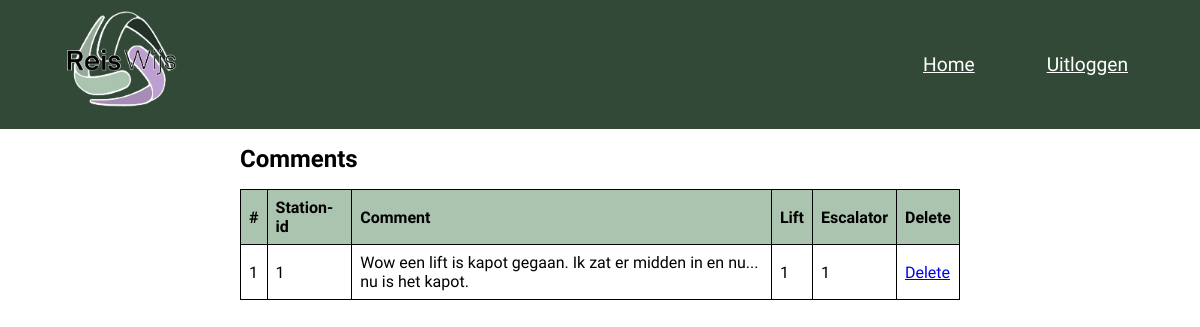
Before: /admin-comments.php with the older database file.
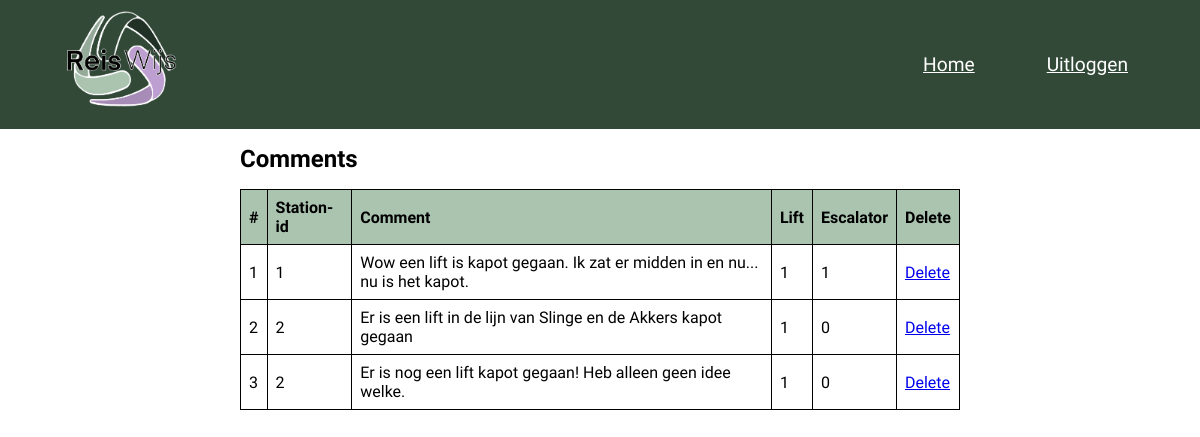
After: the same page with the newer database file.
### tables this page shows
CREATE TABLE `comments` (
  `id` int(11) NOT NULL,
  `station_id` int(10) UNSIGNED NOT NULL,
  `comment` varchar(255) DEFAULT NULL,
  `lift` int(10) UNSIGNED DEFAULT NULL,
  `escalator` int(10) UNSIGNED DEFAULT NULL,
  `datetime` datetime NOT NULL DEFAULT current_timestamp()
);

### admin-comments.php (the view, shortened to what this page needs)
<?php
require_once 'includes/dbconnect.php';
$query = 'SELECT * FROM comments';
$result = mysqli_query($db, $query)
or die ('Error '.mysqli_error($db).' with query '.$query);
$comments = [];
while ($row = mysqli_fetch_assoc($result)) {
    $comments[] = $row;
}
?>
<!doctype html>
<html lang="en">
<head>
    <link rel="stylesheet" href="styles/style.css">
    <link rel="stylesheet" href="styles/admin.css">
</head>
<body>
<header>
    <nav>
        <div>
            <img src="images/logo.PNG" alt="logo" id="logo-image">
        </div>
        <div id="nav-link">
            <div>
                <a href="admin-home.php">Home</a>
            </div>
            <div>
                <a href="logout.php">Uitloggen</a>
            </div>
        </div>
    </nav>
</header>
<main>
    <h2 id="admin-title">Comments</h2>
    <table id="admin-list">
        <tr>
            <th>#</th>
            <th>Station-id</th>
            <th>Comment</th>
            <th>Lift</th>
            <th>Escalator</th>
            <th>Delete</th>
        </tr>
        <?php foreach ($comments as $index => $comment) { ?>
            <tr>
                <td><?= $index + 1 ?></td>
                <td><?= $comment['station_id'] ?></td>
                <td><?= $comment['comment'] ?></td>
                <td><?= $comment['lift'] ?></td>
                <td><?= $comment['escalator'] ?></td>
                <td>
                    <a href="comments-delete.php?id=<?= $comment['id']; ?>">Delete</a>
                </td>
            </tr>
        <?php } ?>
    </table>
</main>
</body>
</html>

### styles/style.css (style rules this page uses)
* { box-sizing: border-box; font-family: "Raleway", sans-serif; }
body { margin: 0; }
nav { background-color: #324938; color: white; margin: 0; padding: 0 5vw; display: flex; justify-content: space-between; align-items: center; }
#nav-link { gap: 4vw; display: flex; }
nav a { color: white; padding: 3vh 1vw; border-radius: 15px; transition: ease-in 0.3s; font-size: 1.2rem; }
#logo-image { width: 125px; padding: 5px; }

### styles/admin.css (style rules this page uses)
#admin-title, #add-station { margin: 2vh 0 2vh 20vw; }
#admin-list { border-collapse: collapse; width: 60%; margin: auto; text-align: left; }
#admin-list td, #admin-list th { border: 1px solid black; padding: 8px; }
#admin-list th { background-color: #ABC4B0; }

Changed rows visible on the page:
added comments: station "2", comment "Er is een lift in de lijn van Slinge en de Akkers kapot gegaan", lift "1", escalator "0"
added comments: station "2", comment "Er is nog een lift kapot gegaan! Heb alleen geen idee welke.", lift "1", escalator "0"
